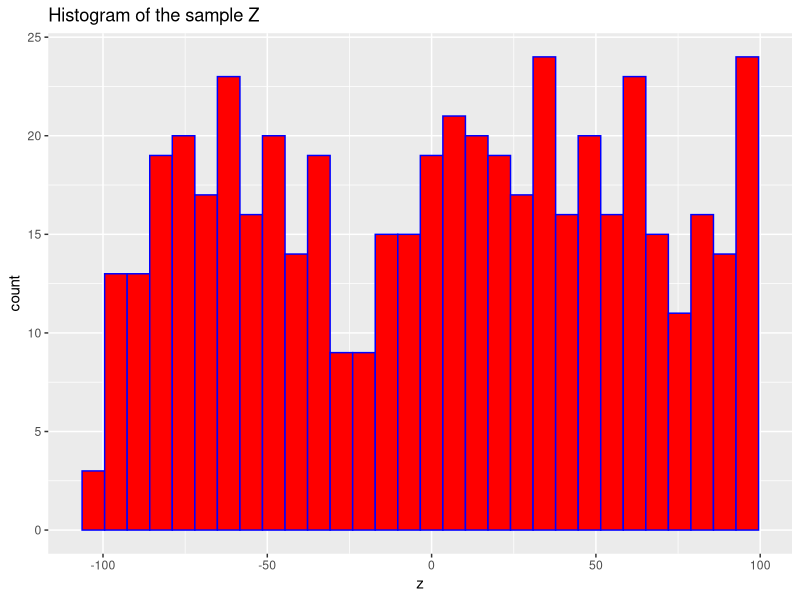
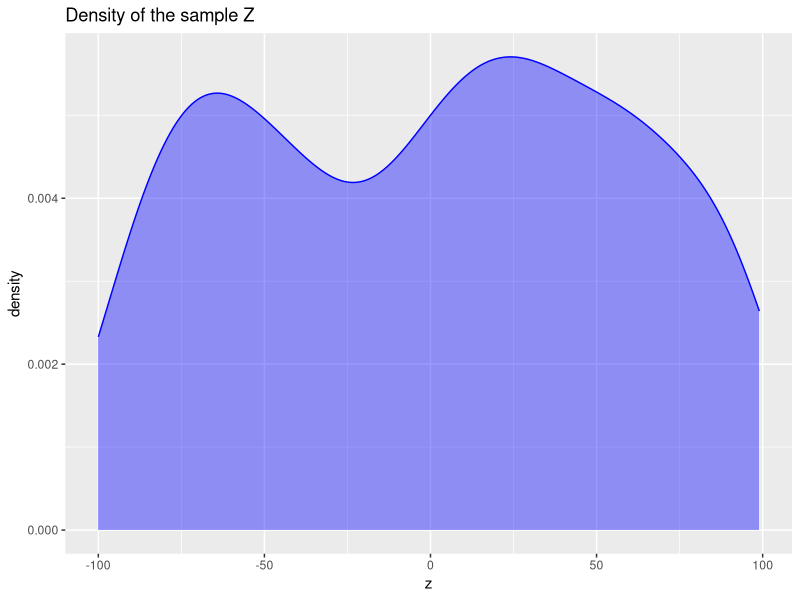
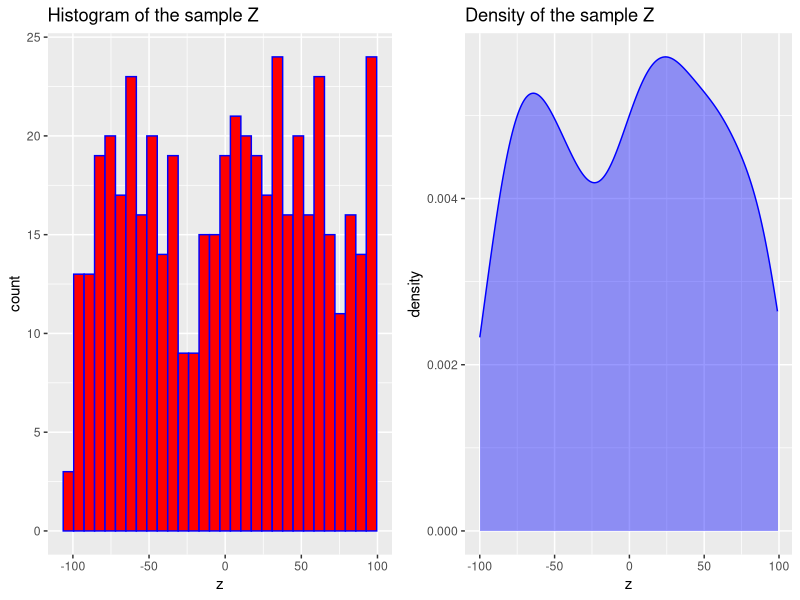

Recreate these plots in R, in order.
# Generating Random Variables

x <- sample(-50:50, size = 20, replace = F) #Take 20 random numbers from -50 to 50 
x

set.seed(361) # for reproducibility
x <- sample(-2:2, size = 50, replace = T,
            prob = c(0.1, 0.2, 0.3, 0.2, 0.2)) #take 50 random numbers from -2 to 2 with replacement by taking probabilities as prob. 
x

prop.table(table(x)) #check the probabilities

z <- sample(-100:100, size = 500, replace = T)
data_z <- as.data.frame(z) # to use ggplot
library(ggplot2)
h <- ggplot(data_z, aes(x=z)) +
  geom_histogram(color = "blue", fill = "red", bins = 30) + labs(title = "Histogram of the sample Z")
data_z
h

b <- ggplot(data_z, aes(x=z)) + geom_density(alpha = 0.4, color = "blue", fill = "blue") +
  labs(title = "Density of the sample Z")

b
library(ggpubr)
ggarrange(h, b)


cat("Mean of sample Z is ", mean(z), "\n")
cat("Variance of the sample Z is ", var(z), "\n")















